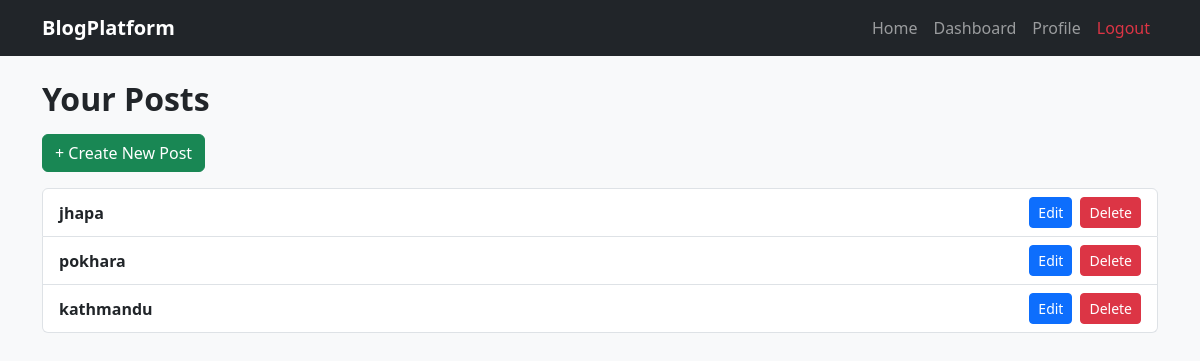
The page /dashboard/ (signed in) on the database its author committed.
### base/models.py (models this page shows)
class Post(models.Model):
    STATUS_CHOICES = (
        ("draft", "Draft"),
        ("published", "Published"),
    )
    title = models.CharField(max_length=255)
    content = models.TextField()
    author = models.ForeignKey(User, on_delete=models.CASCADE)
    categories = models.ManyToManyField(Category, blank=True)
    tags = models.ManyToManyField(Tag, blank=True)
    status = models.CharField(max_length=12, choices=STATUS_CHOICES, default="draft")
    publication_date = models.DateTimeField(auto_now_add=True)

### base/views.py (the view)
# urls.py: path('dashboard/', dashboard, name='dashboard'),
@login_required(login_url="login")
def dashboard(request):
    if request.user.role != "author":
        return redirect("home")
    posts = Post.objects.filter(author=request.user).order_by("-publication_date")
    paginator = Paginator(posts, 6)
    page_number = request.GET.get("page")
    page_obj = paginator.get_page(page_number)
    return render(request, "dashboard.html", {
        "posts": posts,
        "page_obj": page_obj,
    })

### templates/dashboard.html
{% extends 'base.html' %}
{% block content %}
<h2 class="fw-bold mb-3">Your Posts</h2>
<a href="{% url 'post_create' %}" class="btn btn-success mb-3">+ Create New Post</a>
<div class="list-group">
    {% for p in posts %}
        <div class="list-group-item d-flex justify-content-between align-items-center">
            <strong>{{ p.title }}</strong>
            <div class="d-flex gap-2">
                <a href="{% url 'post_edit' p.id %}" class="btn btn-sm btn-primary">Edit</a>
                <a href="{% url 'post_delete' p.id %}"
                   class="btn btn-sm btn-danger"
                   onclick="return confirm('Are you sure you want to delete this post?');">
                    Delete
                </a>
            </div>
        </div>
    {% empty %}
        <p>No posts yet.</p>
    {% endfor %}
</div>
{% endblock %}

### rows shown on the page
Post: title "jhapa"
Post: title "pokhara"
Post: title "kathmandu"
